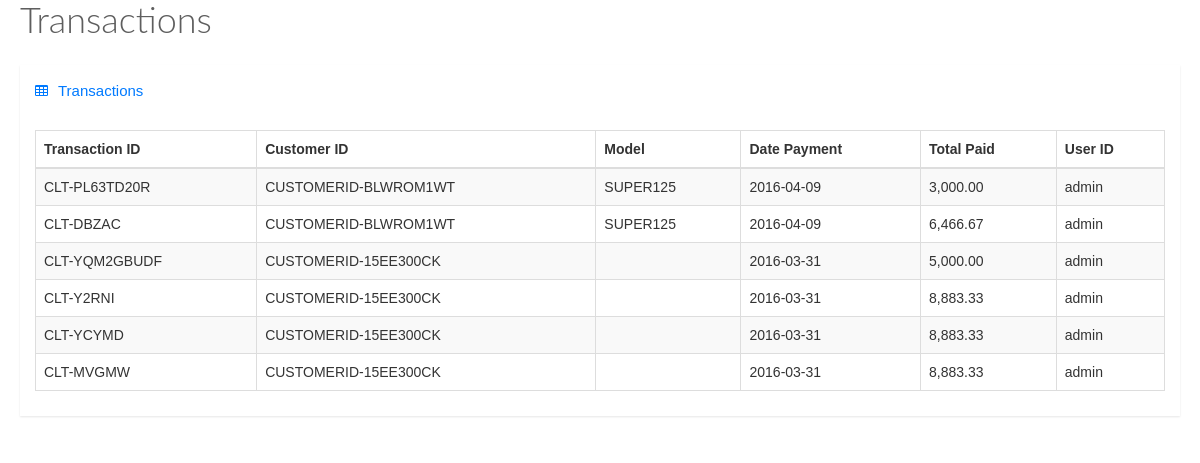
Page /transactions.php on the earlier database version.
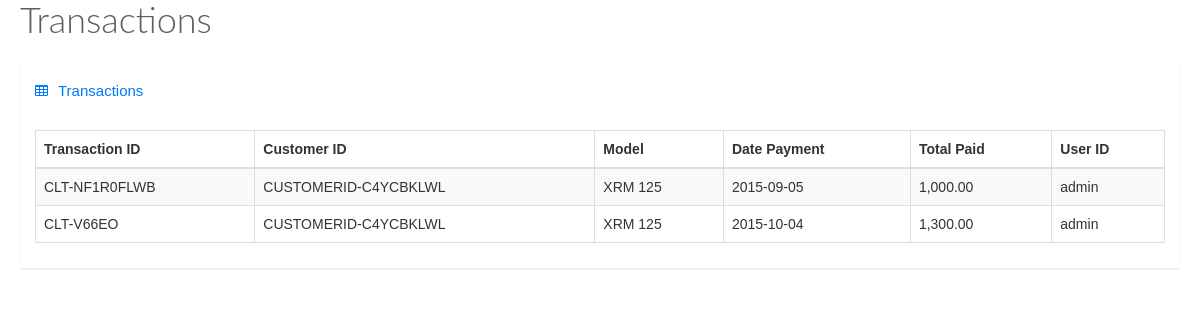
Same page on the later database version.
### tables this page shows
CREATE TABLE IF NOT EXISTS `transaction` (
  `trans_id` varchar(100) NOT NULL,
  `customerid` varchar(100) NOT NULL,
  `model_id` varchar(100) NOT NULL,
  `datepayment` date NOT NULL,
  `total_paid` decimal(10,2) NOT NULL,
  `amount` decimal(10,2) NOT NULL,
  `rebate` double(10,2) NOT NULL,
  `deposit` decimal(10,2) NOT NULL,
  `penalty` decimal(10,2) NOT NULL,
  `user_id` varchar(100) NOT NULL,
  `branch` varchar(100) NOT NULL
);

CREATE TABLE IF NOT EXISTS `models` (
  `id` int(11) NOT NULL,
  `category_name` varchar(100) NOT NULL,
  `model_name` varchar(100) NOT NULL,
  `price` decimal(10,2) NOT NULL,
  `downpayment` decimal(10,2) NOT NULL
);

### transactions.php (the view, shortened to what this page needs)
<link href="stylesheets/bootstrap.min.css" media="all" rel="stylesheet" type="text/css" />
    <link href="stylesheets/font-awesome.min.css" media="all" rel="stylesheet" type="text/css" />
    <link href="stylesheets/datatables.css" media="all" rel="stylesheet" type="text/css" />
    <link href="stylesheets/style.css" media="all" rel="stylesheet" type="text/css" />
    <div class="animated fadeInDown">
        <div class="page-title">
          <h1>
          </h1>
        </div>
        <div class="row">
          <div class="col-lg-12">
            <div class="widget-container fluid-height clearfix">
              <div class="heading">
                <i class="fa fa-table"></i>Transactions
              </div>
              <div class="widget-content padded clearfix">
                <table class="table table-bordered table-striped" id="dataTable1">
                  <thead>
                    <th>
                      Transaction ID
                    </th>
                    <th class="hidden-xs">
                      Customer ID
                    </th>
                    <th class="hidden-xs">
                      Model
                    </th>
                    <th class="hidden-xs">
                      Date Payment
                    </th>
                    <th class="hidden-xs">
                      Total Paid
                    </th>
                    <th>
                    User ID
                    </th>
                  </thead>
                  <tbody>
                     <?php
                        include 'db/connection.php';
                        $accounts = $dbConn->query("SELECT * FROM transaction");
                        while ($getaccounts = $accounts->fetch(PDO::FETCH_ASSOC))
                        {
                        ?>
                          <tr>
                                   <td><?php echo $getaccounts['trans_id'];?></td>
                                  <td><?php echo $getaccounts['customerid'];?></td>
                                  <td style="text-transform:uppercase;"><?php
                                  $getmodel = $dbConn->query("SELECT * FROM models where id = '".$getaccounts['model_id']."' ");
                                  $dismodel = $getmodel->fetch(PDO::FETCH_ASSOC);
                                  echo  $dismodel['model_name'];
                       ?></td>
                                  <td><?php echo $getaccounts['datepayment'];?></td>
                                  <td><?php echo number_format($getaccounts['total_paid'],2);?></td>
                                  <td><?php echo $getaccounts['user_id'];?></td>
                          </tr>
                        <?php
                        }
                        ?>
                  </tbody>
                </table>
              </div>
            </div>
          </div>
        </div>

Differences in the rows shown:
removed transaction: trans_id "CLT-PL63TD20R", customerid "CUSTOMERID-BLWROM1WT", model.model_name "SUPER125", datepayment "2016-04-09", total_paid "3,000.00", user "admin"
removed transaction: trans_id "CLT-DBZAC", customerid "CUSTOMERID-BLWROM1WT", model.model_name "SUPER125", datepayment "2016-04-09", total_paid "6,466.67", user "admin"
removed transaction: trans_id "CLT-YQM2GBUDF", customerid "CUSTOMERID-15EE300CK", datepayment "2016-03-31", total_paid "5,000.00", user "admin"
removed transaction: trans_id "CLT-Y2RNI", customerid "CUSTOMERID-15EE300CK", datepayment "2016-03-31", total_paid "8,883.33", user "admin"
removed transaction: trans_id "CLT-YCYMD", customerid "CUSTOMERID-15EE300CK", datepayment "2016-03-31", total_paid "8,883.33", user "admin"
removed transaction: trans_id "CLT-MVGMW", customerid "CUSTOMERID-15EE300CK", datepayment "2016-03-31", total_paid "8,883.33", user "admin"
added transaction: trans_id "CLT-NF1R0FLWB", customerid "CUSTOMERID-C4YCBKLWL", model.model_name "XRM 125", datepayment "2015-09-05", total_paid "1,000.00", user "admin"
added transaction: trans_id "CLT-V66EO", customerid "CUSTOMERID-C4YCBKLWL", model.model_name "XRM 125", datepayment "2015-10-04", total_paid "1,300.00", user "admin"
